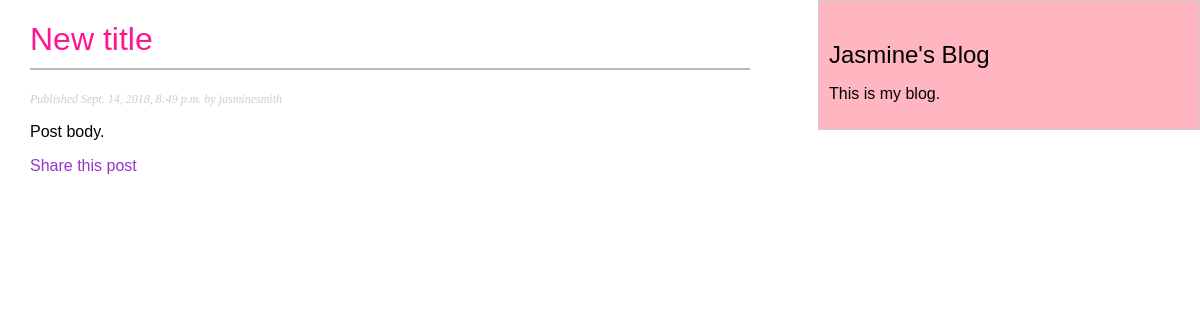
The app's page /blog/2018/9/14/another-post/, older data.
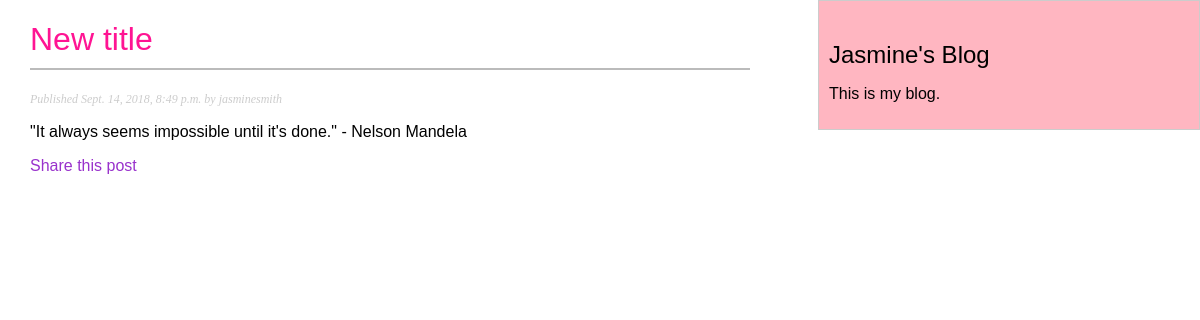
The same page, newer data.
### blog/models.py (models this page shows, shortened)
class Post (models.Model):
    STATUS_CHOICES = (
        ('draft', 'Draft'),
        ('published', 'Published'),
    )
    title = models.CharField(max_length=250)
    slug = models.SlugField(max_length=250,
                            unique_for_date='publish')
    author = models.ForeignKey(User,
                               on_delete=models.CASCADE,
                               related_name='blog_posts')
    body = models.TextField()
    publish = models.DateTimeField(default=timezone.now)
    created = models.DateTimeField(auto_now_add=True)
    updated = models.DateTimeField(auto_now=True)
    status = models.CharField(max_length=10,
                              choices=STATUS_CHOICES,
                              default='draft')
    objects = models.Manager()      # The default manager.
    published = PublishedManager()  # Custom manager.
    class Meta:
        ordering = ('-publish',)

### blog/views.py (the view)
def post_detail(request, year, month, day, post):
    post = get_object_or_404(Post, slug=post, status='published', publish__year=year, publish__month=month,
                             publish__day=day)
    return render(request,
                  'blog/post/detail.html',
                  {'post': post})

### blog/templates/blog/post/detail.html (shortened to what this page needs)
{% extends "blog/base.html" %}
{% block content %}
    <h1>{{ post.title }}</h1>
    <p class="date">
        Published {{ post.publish }} by {{ post.author }}
    </p>
    {{ post.body|linebreaks }}
    <p>
        <a href="{% url "blog:post_share" post.id %}">
        Share this post
        </a>
    </p>
{% endblock %}

Row changes from the older to the newer data that the page shows:
changed Post "New title": body "Post body." → "\"It always seems impossible until it's done.\" - Nelson Mandela"
